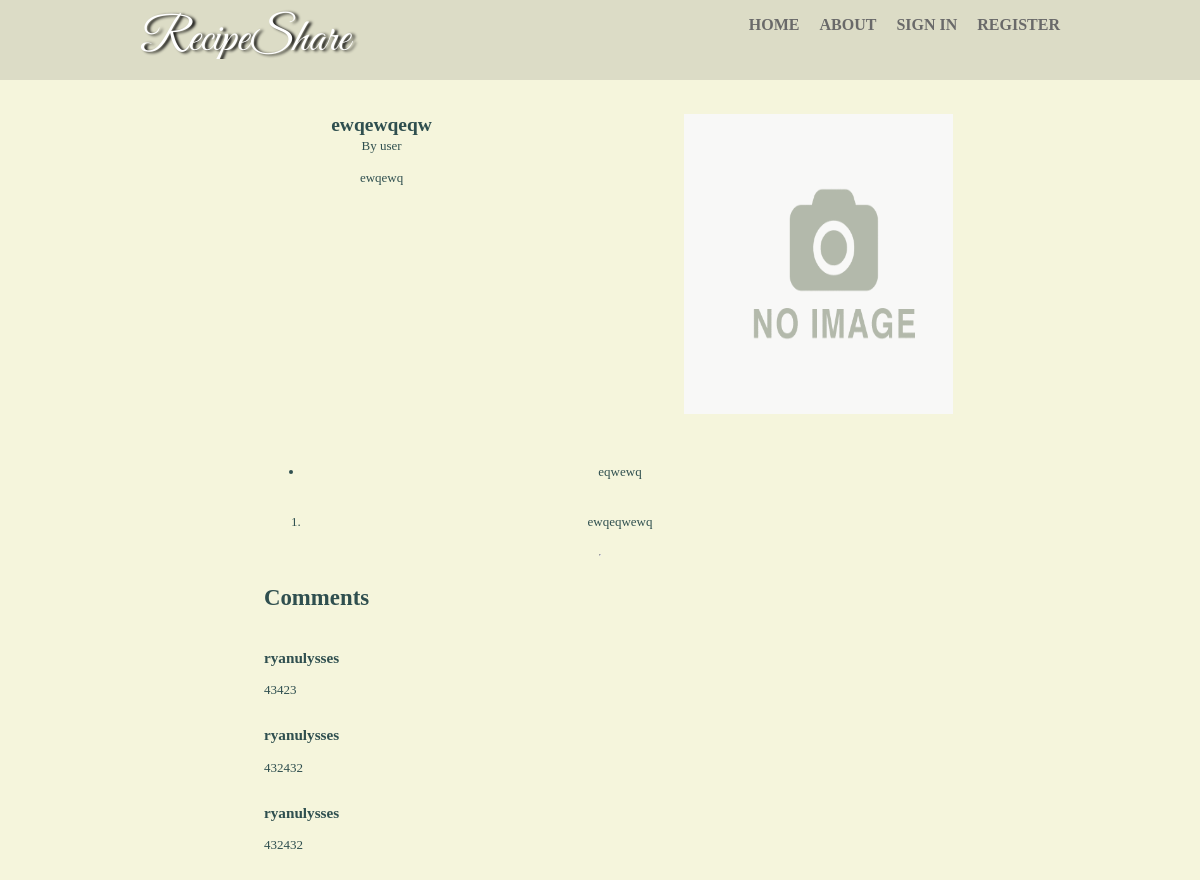
The app's page /article/2 with its own data.
### tables this page shows
CREATE TABLE recipe(id INTEGER  PRIMARY KEY, dishname VARCHAR(100) NOT NULL, description TEXT NOT NULL, ingredients TEXT NOT NULL, directions TEXT NOT NULL, imagename VARCHAR(100) NOT NULL, author VARCHAR(100) NOT NULL);

CREATE TABLE comments(comments TEXT NOT NULL, id INTEGER NOT NULL, user VARCHAR(100) NOT NULL);

### application.py (the view, shortened to what this page needs)
@app.route('/article/<id>', methods=['POST', 'GET'])
@app.route('/')
def article(id):
    with sqlite3.connect('database.db') as conn:
        cur = conn.cursor()
        cur.execute("SELECT comments, user FROM comments WHERE id = ?", [id])
        comments = cur.fetchall()
        cur = conn.cursor()
        cur.execute("SELECT * FROM recipe WHERE id = ?", [id])
        recipe = cur.fetchall()
        return render_template('article.html', recipe=recipe, comments=comments)
    return render_template('article.html', recipe=recipe, comments=comments)

### templates/article.html (shortened to what this page needs)
{% extends "layout.html" %}
{% block content %}
<header class = 'loginnav'>
		<div class="container">
			<nav>
				<h2>RecipeShare</h2>
				<ul>
					{% if not session['username'] %}
							<li><a href = {{ url_for("register")}} >Register</a></li>
							<li><a href = {{ url_for("login")}}>Sign in</a></li>
					{% else %}
							<li id = 'LogoutButton' ><a href = {{ url_for("logout")}}> Logout </a></li>
					{% endif %}
							<li><a href = "#">About</a></li>
					{% if not session['username'] %}
							<li><a href = {{ url_for("home")}}>Home</a></li>
					{% else %}
							<li><a href = {{ url_for("profile", username = session['username'])}}>Profile</a></li>
							<li><a href = {{ url_for("home", username = session['username'])}}>Home</a></li>
					{% endif %}
				</ul>
			</nav>
		</div>
</header>
<section id = 'recipeshowcase'>
	{% for n in recipe %}
	<article id = 'dishnamesummarygroup'>
		<article id = 'pictureshowcase'>
			<div class = 'container'>
				<img src = "{{ url_for('static' , filename = 'images/recipeimages/' + n[5])}}" >
			</div>
		</article>
		<article id = 'dishnameshowcase'>
			<div class = 'container'>
				<h2>{{n[1]}}</h2>
			</div>
			<div class = 'container'>
				<p>By {{n[6]}}</p>
			</div>
		</article>
		<article id = 'descriptionshowcase'>
			<div class = 'container'>
				<p>{{n[2]}}</p>
			</div>
			</article>
	</article>
	<article id = 'ingredientsshowcase'>
		<div class = 'container'>
			{% set ing = n[3].split('\n') %}
			{% for x in ing %}
			<ul>
				<li> {{x}}</li>
			</ul>
			{% endfor %}
		</div>
	</article>
	<article id = 'directionsshowcase'>
		<div class = 'container'>
			{% set dir = n[4].split('\n') %}
			{% for y in dir %}
			<ol>
				<li> {{y}}</li>
			</ol>
			{% endfor %}
		</div>
	</article>
	{% endfor %}
	<hr>
	<section id = 'commentsection'>
		<div class = 'commentheader'>
			<div class = 'container'>
				<h1>Comments</h1>
			</div>
		</div>
		{% for n in comments %}
		<div class = 'comments'>
			<div class ='container'>
				<h3> {{n[1]}}</h3>
				<p>{{n[0]}}</p>
			</div>
		</div>
		{% endfor %}
	</section>
</section>
{% endblock %}

### templates/layout.html (shortened to what this page needs)
<!DOCTYPE html>
<html lang="en">
	<head>
		<link rel="stylesheet" type="text/css" href = "{{ url_for('static', filename ='style.css')}}">
	</head>
		<body>
			<div id = 'fullbodycontainer'>
				<div class = 'main'>
					{% block content %}{% endblock %}
				</div>
			</div>
		</body>
</html>

### static/style.css (style rules this page uses)
html { padding: 0; margin: 0; width: 100%; height: 100%; min-height: 100%; }
body { background-color: #F5F5DC; color: #2F4F4F; width: 100%; height: 100%; margin: 0; padding: 0; overflow: auto; }
#fullbodycontainer { min-height: 100%; }
.main { overflow: auto; padding-bottom: 150px; }
.container { width: 80%; margin: 0 auto; overflow: hidden; padding: 0; }
.container::placeholder { color:#2F4F4F; font-family: 'Palatino Linotype', 'Book Antiqua', Palatino, serif; }
a { text-decoration: none; }
img { max-width: 100%; max-height: 100%; }
header { height: auto; min-height: 80px; margin: auto; padding: none; width: 100%; position:relative; top:0; }
.loginnav { background: rgba(0,0,0,0.1); font-color: white; }
nav li { float:right; font-family: 'Palatino Linotype', 'Book Antiqua', Palatino, serif; text-decoration: none; text-transform: uppercase; position: relative; list-style-type: none; margin: auto; }
nav h2 { float:left; font: 400 130px/0.8 'Great Vibes', Helvetica, sans-serif; color: #FFFF; text-shadow: 3px 1px 3px black; font-size: 47px; margin: auto 20px; padding-top: 5px; }
nav a { font-weight: bold; color: #696969; font-size: 16px; text-decoration: none; margin-right: 20px; }
#recipeshowcase { width: 70%; margin: auto; overflow: auto; position: relative; font-size: 13px; overflow: hidden; min-height: 1000px; height: auto; display: flex; flex-direction: column; }
#dishnamesummarygroup { width: 100%; display:inline-block; padding: 0; position: relative; }
#pictureshowcase { width: 40%; padding: 0; display:block; margin: 4% 4% 4% 0; display: block; float: right; position: relative; align-items: center; object-fit: fill; }
#pictureshowcase img { display: flex; min-height: 300px; min-width: 300px; width: auto; height: auto; align-self: center; position: relative; }
#dishnameshowcase { position: relative; display:block; padding: 0; margin: 4% 0 0 4%; float: left; width: 40%; text-align: center; position: relative; clear:left; }
#dishnameshowcase h2 { padding: 0; margin: 0; }
#dishnameshowcase p { padding: 1%; margin: 0; }
#descriptionshowcase { position: relative; display:block; padding: 0; margin: 0 0 4% 4%; float: left; width: 40%; text-align: center; position: relative; clear:left; }
#ingredientsshowcase { width: 100%; display: flex; text-align: center; margin: 4px 0; position: relative; padding: 0; }
#directionsshowcase { width: 100%; display: flex; text-align: center; margin: 4px 0; position: relative; }
#commentsection { position:relative; margin: 0; padding:0; height: 100%; min-height: 500px; }
.commentheader { font-size: 150%; font-weight: bold; position: relative; padding: 0px; margin:0; }
.comments { margin:0; padding: 0; position: relative; display: block; }
::placeholder { color:white; }

### records on screen
recipe: imagename (placeholder picture), dishname "ewqewqeqw", author "user", description "ewqewq", ingredients "eqwewq", directions "ewqeqwewq"
comments: user "ryanulysses", comments "43423"
comments: user "ryanulysses", comments "432432"
comments: user "ryanulysses", comments "432432"
